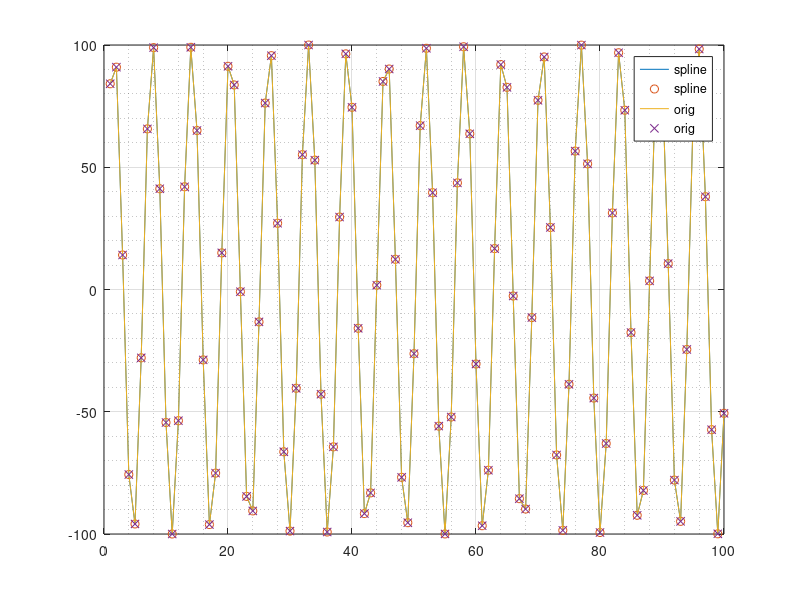
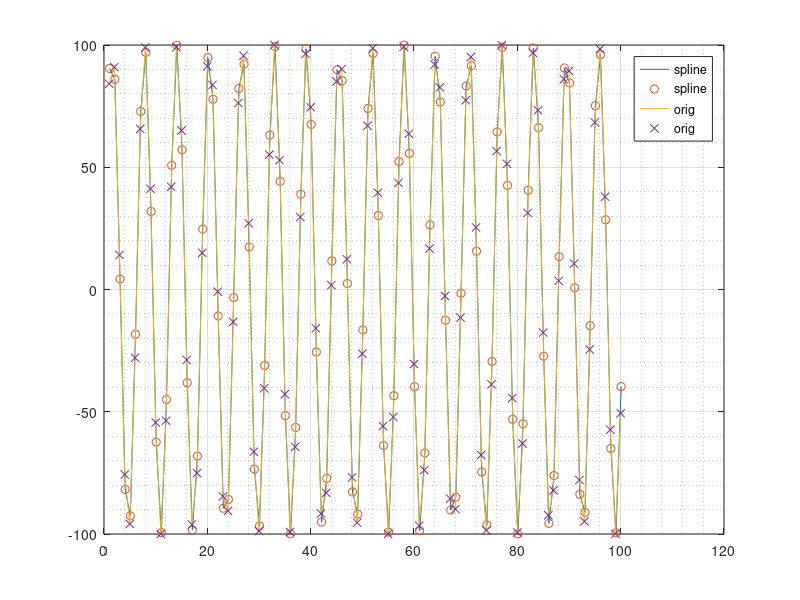
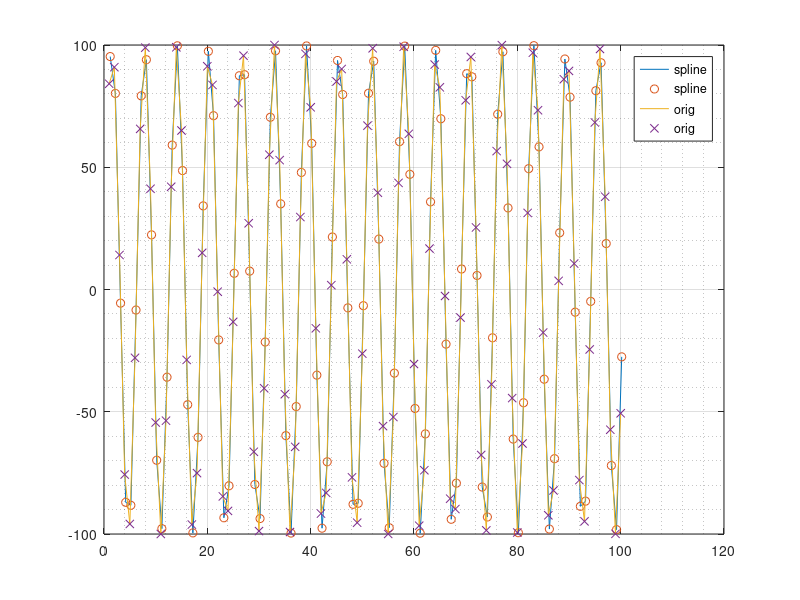
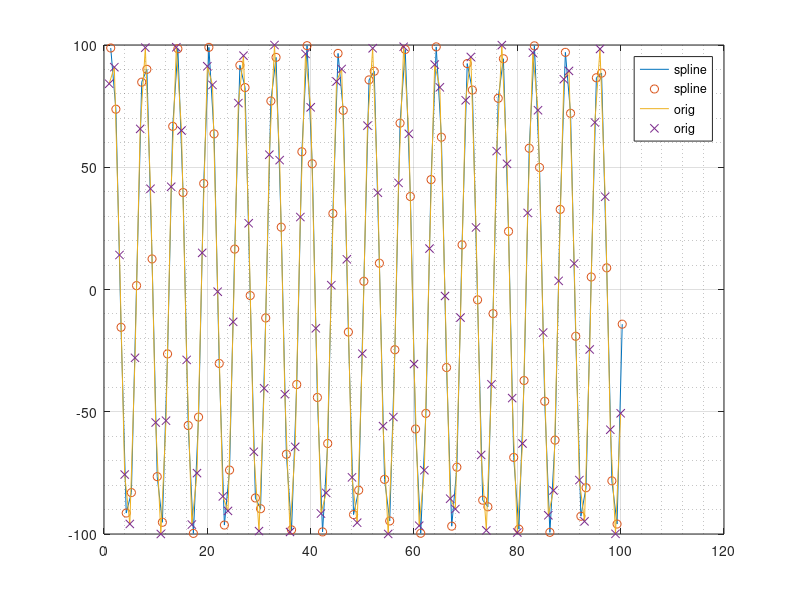

Here is the MATLAB script that generated these plots, in order:

x = 1:1:100;
x_less_step = 1:0.25:100;
step = 0.5;
step_less = 0.125;
y = 100*sin(x);


for step=0:0.1:1
    figure;
% y_less = sin(x_less_step);
xx = x + step;
% xx_less = x_less_step + step_less;
yy = spline(x,y,xx);
% yy_less = spline(x_less_step,y_less,xx_less);
plot(xx,yy);
hold on;
plot(xx,yy,'o');
hold on;
grid on;
grid minor;
plot(x,y);
plot(x,y,'x');
% plot(xx_less,yy_less);
legend('spline','spline','orig','orig');
end



% j = 1:1:4;
% jj = 1:0.1:4;
% jj_ar = 1:0.1:100;
% for ka=1:1:length(x)/4
%     yy_j(1+(ka-1)*31:1:31+(ka-1)*31) = spline(j,y(1+(ka-1)*4:1:4+(ka-1)*4),jj);
% end
% plot(jj_ar(1:length(yy_j)),yy_j);
% legend('


% figure;
% x = [ 0 1 2.5 3.6 5 7 8.1 10 ];
% y = sin(x);
% xx = 0:0.25:10;
% yy = spline(x,y,xx);
% plot(x,y,'o',xx,yy);